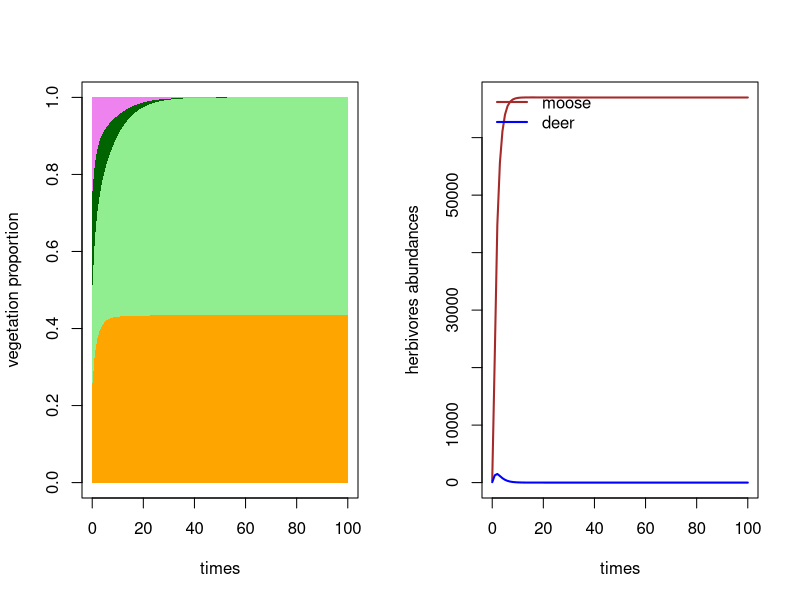

The R source for this figure:
rm(list=ls())
# Range kutta 
#------------------------------------------
library(deSolve)

#------------------------------------------

## parameters 
# 

#------------------------------------------

## parameters vegetation model
# Av Temp = 3
#------------------------------------------

ab0 = 1.2
ab1 = -1
ab2 = 4.2
at0 = .8
at1 = 0
at2 = .08
bb0 = -5.23
bb1 = 0
bb2 = 0
bt0 = -.6
bt1 = 0
bt2 = 0
tt0 = -.4
tt1 = 0
tt2 = 0
tb0 = -3.8
tb1 = 0
tb2 = 0
e0 = -.4
e1 = 0
e2 = 0

ENV = 5


logit_alphab 	= ab0 + ab1*ENV + ab2*ENV^2
logit_alphat 	= at0 + at1*ENV + at2*ENV^2
logit_betab 	= bb0 + bb1*ENV + bb2*ENV^2
logit_betat 	= bt0 + bt1*ENV + bt2*ENV^2
logit_thetab	= tb0 + tb1*ENV + tb2*ENV^2
logit_thetat	= tt0 + tt1*ENV + tt2*ENV^2
logit_eps 	= e0  + e1*ENV  + e2*ENV^2

alphab = exp(logit_alphab)/(1+exp(logit_alphab))
alphat = exp(logit_alphat)/(1+exp(logit_alphat))
betab = exp(logit_betab)/(1+exp(logit_betab))#*(EC+EM)
betat = exp(logit_betat)/(1+exp(logit_betat))#*(ED+EM)
thetab = exp(logit_thetab)/(1+exp(logit_thetab))
thetat = exp(logit_thetat)/(1+exp(logit_thetat))
eps = exp(logit_eps)/(1+exp(logit_eps))
epsilont = eps
epsilonb = eps
epsilonm = eps


# moose
za = 1
ca = 0.79
ma = 0.25
taua = 13
mua = 3*taua
rhoa = 6
nua = rhoa
phia = 0.5
pa = 1.7
ra = 5

#deer
zv = 1
cv = 0.5
mv0 = 0.2
mvs = 0.5
tauv = 17.5
muv = tauv
rhov = 4.5
nuv = tauv
pv = 1.87
phiv = 0.57
rv = 5


#interactions

size = 1000 # ha

k0=0.5; 
u = 1000*size ; v = 200*size ;  w= 200*size ; x= 200*size
#(dry matter content)



omegatHa = 0.3
omegabHa = 0.35

omegatHv = 0.325
omegabHv = 0.35

kappata = 0.25
kappaba = 0.07

kappatv = 0.265
kappabv = 0.175

#------------------------------------------

##  coupled model

#------------------------------------------

n=100

# initial conditions
T0 = c(TT=0.25, B=0.25, M=.25, Ha = 350, Hv=75)

# simulation conditions
times = seq(0, n, by=1)

# parameters
#------------------------------------------

pars = c(alphat=alphat,
alphab=alphab,
betat = betat,
betab = betab,
thetat = thetat, 
thetab = thetab,
epsilont = epsilont,
epsilonb = epsilonb, 
epsilonm = epsilonm,
phia = phia, 
phiv = phiv, 
taua =taua, 
tauv = tauv,
rhoa = rhoa, 
rhov = rhov,
mua = mua,
muv = muv,
nua=nua, 
nuv = nuv,
ca = ca, 
cv = cv,
ra = ra, 
rv = rv,
pa = pa, 
pv = pv, 
mv0 = mv0,
mvs = mvs,
ma = ma,  
za = za, 
zv = zv,
u = u, 
v  = v,
w = w, 
x = x, 
k0 = k0, 
omegatHa = omegatHa, 
omegatHv = omegatHv, 
omegabHa = omegabHa, 
omegabHv = omegabHv, 
kappata = kappata, 
kappaba = kappaba,
kappatv = kappatv, 
kappabv = kappabv
)




# model
#------------------------------------------
model = function(Time, State, Pars) {
	with(as.list(c(State, Pars)), {
	
	    #test
	       
#        TT = 0.2856791 
#        B=0.2057428 
#        M=0.3304669 
#        Ha=1590.129 
#        Hv=123.212

        cat(TT, B, M, Ha, Hv, "\n")

		R=1-TT-B-M
 #       cat("\n R; TT; B; M\n")
#        cat(R, TT, B, M)
		   
		# herbivores competition
		k = exp(-log(1/k0)*Hv/Ha)
		
		# moose and B
		mv_B = mvs/(1+(mvs/mv0-1)*(M+B))
		
        # intakes
        if(Ha!=0) {
        Fa = u*k*R/Ha
        Ga = k*(v*TT+w*B+x*M)/Ha
        }else{
        Fa=0
        Ga=0
        }
        if(Hv!=0) {
        Fv = u*(1-k)*R/Hv
        Gv = (1-k)*(v*TT+w*B+x*M)/Hv
        }else{
        Fv=0
        Gv=0
        } 
        
        Ia1 = taua*Fa/(mua+Fa)
        Ia2 = (rhoa*Ga/(nua + Ga) )* (phia + (1-phia)/( 1 + exp(ra*( taua*Fa/(mua + Fa) -pa) ) ) )
        Iv1 = tauv*Fv/(muv+Fv)
        Iv2 = (rhov*Gv/(nuv + Gv) )* (phiv + (1-phiv)/( 1 + exp(rv*( tauv*Fv/(muv + Fv) -pv) ) ) )        
        # herbivore pressure
        
        if(R!=0) {
        PRB = (Ha*Ia1*kappaba + Hv*Iv1*kappabv)/(u*R)
        PRT = (Ha*Ia1*kappaba + Hv*Iv1*kappabv)/(u*R)
        }else{PRB = PRT =0}
        
        if(R!=1) 
        {
        sumOHa = omegatHa * T + omegabHa * B + (1-omegatHa-omegabHa) * M
        OtHa = omegatHa*T /sumOHa
        ObHa = omegabHa*B /sumOHa
        OmHa = (1-omegatHa-omegabHa)*M /sumOHa
 
        sumOHv = omegatHv * T + omegabHv * B + (1-omegatHv-omegabHv) * M
        OtHv = omegatHv*T /sumOHv
        ObHv = omegabHv*B /sumOHv
        OmHv = (1-omegatHv-omegabHv)*M /sumOHv
        
        if(TT!=0) {
        PTB = (OtHa*Ha*Ia2*kappaba + OtHv*Hv*Iv2*kappabv)/(v*TT)
        PTT = (OtHa*Ha*Ia2*kappata + OtHv*Hv*Iv2*kappatv)/(v*TT)
        }else{PTB = PTT =0}
        if(B!=0) {
        PBB = (ObHa*Ha*Ia2*kappaba + ObHv*Hv*Ia2*kappabv)/(w*B) 
        PBT = (ObHa*Ha*Ia2*kappata + ObHv*Hv*Ia2*kappatv)/(w*B) 
        }else{PBB = PBT =0}
        if(M!=0) {
        PMB = (OmHa*Ha*Ia2*kappaba + OmHv*Hv*Iv2*kappabv)/(x*M) 
        PMT = (OmHa*Ha*Ia2*kappata + OmHv*Hv*Iv2*kappatv)/(x*M) 
        }else{PMB = PMT =0}

        }else{
        PTB = PTT =0
        PBB = PBT =0
        PMB = PMT =0
        }
        
       
        # compute new alpha, theta and beta
        alphab_h = alphab*(1-PRB)
        alphat_h = alphat*(1-PRT)
        
        thetab_h = thetab*(1-PMB)
        thetat_h = thetat*(1-PMT)
        
        betab_h = (1/2)*(1 + betab * cos(pi*PTB) + (1-betab)*cos(pi*(1+PTT)) ) 
        betat_h = (1/2)*(1 + betat * cos(pi*PBT) + (1-betat)*cos(pi*(1+PBB)) )
        
	    # vegetation dynamic
	    R_T = alphat_h*(M+TT)*(1 - alphab_h*(M+B))
	    R_B = alphab_h*(M+B)*(1 - alphat_h*(M+TT))
	    R_M = alphat_h*(M+TT)*alphab_h*(M+B)
	    T_M = betab_h*(B+M)
	    B_M = betat_h*(TT+M)
        dTT = R*R_T + M*thetat_h - TT*(epsilont + T_M)
        dB = R*R_B + M*thetab_h - B*(epsilonb + B_M)
        dM = R*R_M + TT*T_M + B*B_M - M*(epsilonm + thetat_h + thetab_h)
                
        # herbivore dynamic
        dHa = Ha*( (1-ma)*((Ia1+Ia2)*ca-(pa+exp(-za*(Ia1 + Ia2)*ca))) - ma)
        dHv = Hv*( (1-mv_B) *((Iv1+Iv2)*cv-(pv+exp(-zv*(Iv1 + Iv2)*cv))) - mv_B)
        
        # negative values 
        if(dHa<=(-Ha)){ dHa = round(-Ha)}
        if(dHv<=(-Hv)) dHv = -Hv
               

                      
		list(c(dTT, dB, dM, dHa, dHv))
        
#        Ha_new = Ha+dHa
#        Hv_new = Hv+dHv
#        TT_new = TT+dTT
#        B_new = B + dB
#        M_new = M + dM
        
#        cat("\n dB; B; R; M; R_B; B_M\n")
#        cat(dB, B, R, M, R_B, B_M)

#        if(Ha_new<0){Ha_new=0}
#        if(Hv_new<0){Hv_new=0}
#        if(TT_new<0){TT_new=0}
#        if(B_new<0){B_new=0}
#        if(M_new<0){M_new=0}
        
#        list(c(TT_new, B_new, M_new, Ha_new, Hv_new))
	})
}

#------------------------------------------
# run simulation
out = ode(func=model, y=T0, parms = pars, times =times)#, method="iteration")
# voir run steady
summary(out)

times = times[1:nrow(out)]

R_serie = 1 - out[,"TT"] - out[, "B"] - out[, "M"]
T_serie = out[,"TT"]
B_serie = out[, "B"]
M_serie = out[, "M"]
Ha_serie = out[, "Ha"]
Hv_serie = out[, "Hv"]


colo = c("orange", "lightgreen", "darkgreen", "violet", "brown", "blue")


par(mfrow = c(1,2))
plot(times, R_serie, type="n", ylim = c(0,1), ylab="vegetation proportion")
polygon(c(times, rev(times)), c(R_serie, rep(0, length(times)) ), col=colo[1], border=NA)
polygon(c(times, rev(times)), c(R_serie+T_serie, rev(R_serie)), col=colo[2], border=NA)
polygon(c(times, rev(times)), c(R_serie+T_serie+B_serie, rev(R_serie+T_serie)), col=colo[3], border=NA)
polygon(c(times, rev(times)), c(R_serie+T_serie+B_serie+M_serie, rev(R_serie+T_serie+B_serie)), col=colo[4], border=NA)

plot(times, Ha_serie, type="l", ylim = c(0,max(out[,c("Ha", "Hv")])), col=colo[5], lwd=2, ylab="herbivores abundances")
lines(times, Hv_serie, col=colo[6], lwd=2)
legend("topleft", legend = c("moose", "deer"), col = colo[5:6], lwd=2, bty="n")
